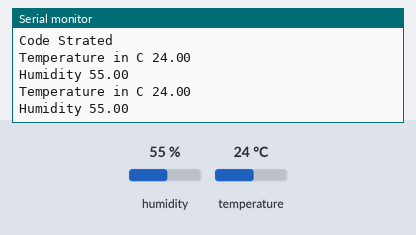
Recording of a sketch running on a simulated Arduino Uno, built with avr-gcc and run on an emulated ATmega328P. On the bench: the last lines printed to the serial monitor. Inputs (shaded band) come from the test bench; at power-on: humidity 55 %, temperature 24 °C.

Above: at 2.8 s.
2.9 s: humidity set to 22 %
At 4.9 s:
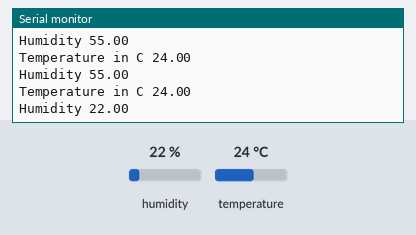
5.6 s: temperature set to 12 °C
At 6.7 s:
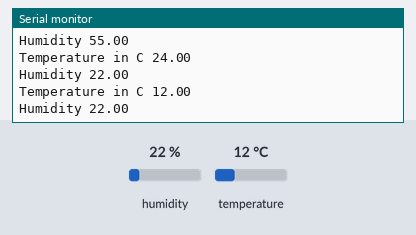
8.3 s: humidity set to 40 %
At 11.4 s:
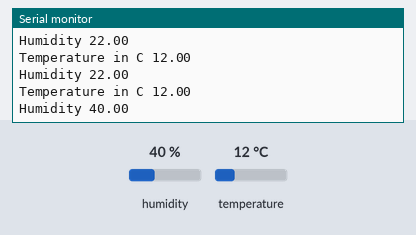
Timing chart, 0 to 12.9 s (numbered marks = the images above; inputs shaded):
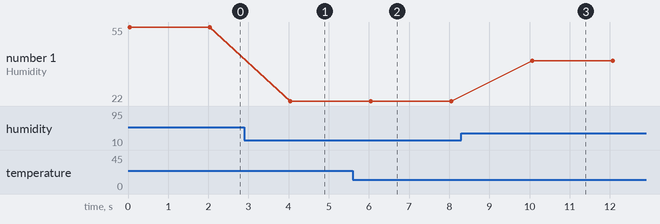

Measured:
- after the input at 2.9 s, the serial monitor: prints a new line after 1.1 s (image 1)
- after the input at 5.6 s, the serial monitor: prints a new line after 0.42 s (image 2)
- after the input at 8.3 s, the serial monitor: prints a new line after 1.8 s (image 3)
- plotted number 1: 55 → 22 after the input at 2.9 s, 22 → 40 after the input at 8.3 s

The sketch:

temperature_humidity.ino
```cpp
#include <DHT.h>


#define DHTPIN 5

#define DHTTYPE DHT22


DHT dht(DHTPIN, DHTTYPE);


float temp, humi;

void setup(){
  Serial.begin(9600);
  Serial.println("Code Strated");

}


void loop(){
  temp = dht.readTemperature();
  humi = dht.readHumidity();

  Serial.print("Temperature in C ");
  Serial.println(temp);

  Serial.print("Humidity ");
  Serial.println(humi);
  delay(2000);
}
```
